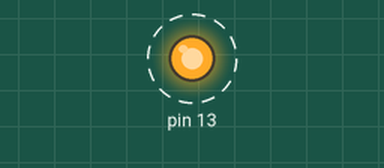
This sketch was run on a simulated Arduino Uno, built with avr-gcc and run on an emulated ATmega328P. Parts: output pins drawn as LEDs (lit = HIGH). Dashed ring = blinking. What the sketch prints to the serial monitor is not drawn.

Above: at 0.5 s.
Timing chart, 0 to 4.6 s (numbered marks = the images above):
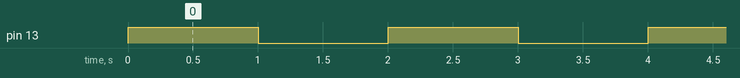

Measured:
- by itself, pin 13: alternates HIGH for 1.0 s and LOW for 1.0 s

The sketch:

main.ino
```cpp
/*
  Data: 05/01/2025
  Autor: DALÇÓQUIO AUTOMAÇÃO
  Projeto: Supervisório em Visual Basic para Arduino Uno
  Exemplo: Output - saida digital
  Descrição: Envia para o valor atual de uma saida digital,
  que será atualizada no listbox Output do supervisório.

*/

///////////////////////////////////////////////////////////////////
// FUNÇÃO DE SETUP
void setup() {
  Serial.begin(9600);

  pinMode(13, OUTPUT);

}// end setup

///////////////////////////////////////////////////////////////////
// FUNÇÃO DE LOOP
void loop() {
    digitalWrite(13, HIGH);
    Serial.println("13:1");
    delay(1000);

    digitalWrite(13, LOW);
    Serial.println("13:0");
    delay(1000);

} // end loop
```
